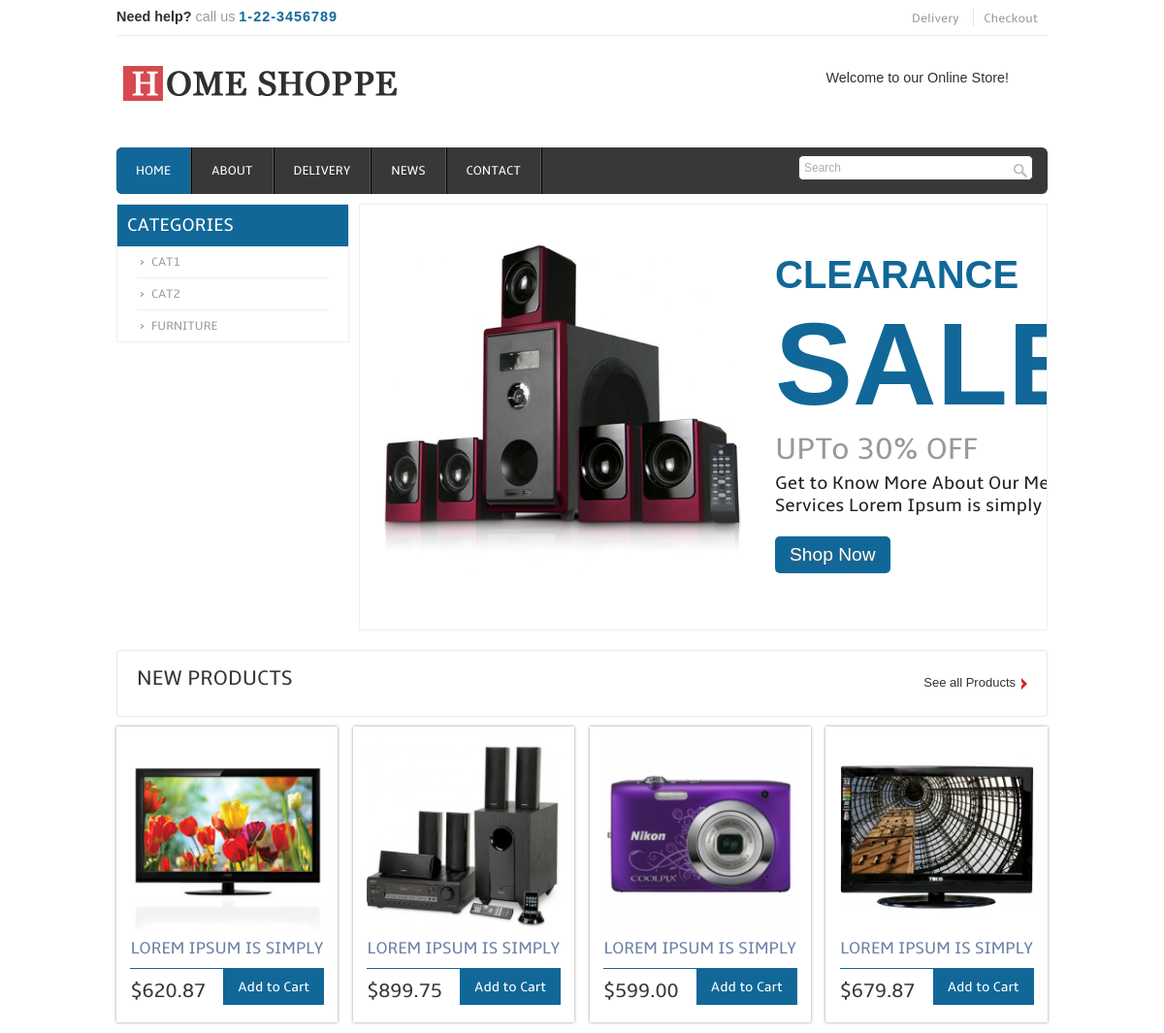
/ (upper part), run on an earlier commit of the app's database.
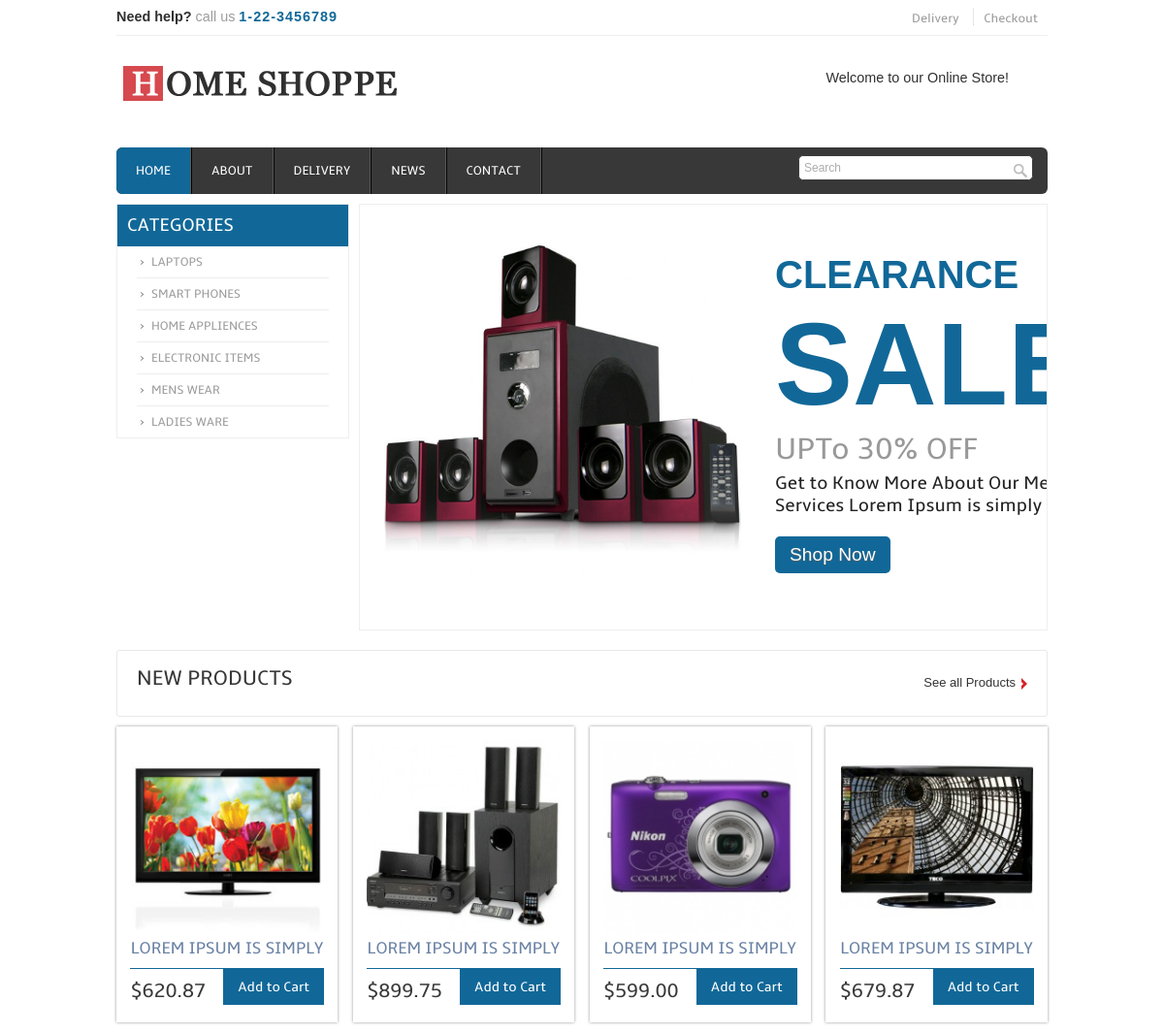
And on a later commit of the database.
### tables this page shows
CREATE TABLE IF NOT EXISTS `category` (
  `catID` int(5) NOT NULL AUTO_INCREMENT,
  `name` varchar(30) NOT NULL,
  PRIMARY KEY (`catID`)
);

### application/controllers/Pages.php (called while the page is built, shortened)
<?php
class Pages extends CI_Controller {
	private $data;
	public function __construct(){
		$this->load->helper(array('url'));
		$this->load->model(array('category_model', 'product_model'));
	}
	function view($page = 'home', $id = ''){
		if (!file_exists('application/views/pages/'.$page.'.php')) {
			show_404();
		} elseif ($page == "home") {
			$this->data[$page] = "";
			$this->data['categories'] = $this->category_model->get_categories(12);
			$this->load->view('templates/header');
			$this->load->view('templates/nav', $this->data);
			$this->load->view('templates/slider', $this->data);
			$this->load->view('pages/'.$page);
			$this->load->view('templates/footer');
		} else {
			$this->data[$page] = "";
			$this->load->view('templates/header');
			$this->load->view('templates/nav', $this->data);
			$this->load->view('pages/'.$page);
			$this->load->view('templates/footer');
		}
	}
}
?>

### index.php (called while the page is built, shortened)
<?php
require_once BASEPATH.'core/CodeIgniter.php';

### application/models/Category_model.php (called while the page is built, shortened)
<?php
class Category_model extends CI_Model {
	protected $table = 'category';
	public function get_categories($limit = ''){
		if ($limit == '') {
			$query = $this->db->get($this->table);
		} else {
			$query = $this->db->get($this->table, $limit);
		}
		return $query->result_array();
	}
}

### application/views/templates/slider.php (the view, shortened to what this page needs)
<div class="header_slide">
			<div class="header_bottom_left">
				<div class="categories">
				  	<ul>
				  		<h3>Categories</h3>
				  		<?php
						if (isset($categories)) {
							foreach ($categories as $category) { ?>
				      	<li><?php echo anchor('categoryProducts/'.$category['catID'], $category['name']); ?></li>
				       	<?php }} ?>
				  	</ul>
				</div>
	  	    </div>
			<div class="header_bottom_right">
		 		<div class="slider">
					<div id="slider">
				        <div id="mover">
				            <div id="slide-1" class="slide">
								<div class="slider-img">
									<a href="preview.html"><img src="<?php echo base_url(); ?>assets/images/slide-1-image.png" alt="learn more" /></a>
								</div>
								<div class="slider-text">
									<h1>Clearance<br><span>SALE</span></h1>
									<h2>UPTo 30% OFF</h2>
									<div class="features_list">
										<h4>Get to Know More About Our Memorable Services Lorem Ipsum is simply dummy text</h4>
									</div>
									<a href="preview.html" class="button">Shop Now</a>
								</div>
							</div>
		                 	</div>
                	</div>
         		</div>
      		</div>
		</div>

What changed in the data, as far as the page shows it:
changed category: catID+name "CAT1" → "LAPTOPS"
changed category: catID+name "CAT2" → "SMART PHONES"
changed category: catID+name "FURNITURE" → "HOME APPLIENCES"
added category: catID+name "ELECTRONIC ITEMS"
added category: catID+name "MENS WEAR"
added category: catID+name "LADIES WARE"
